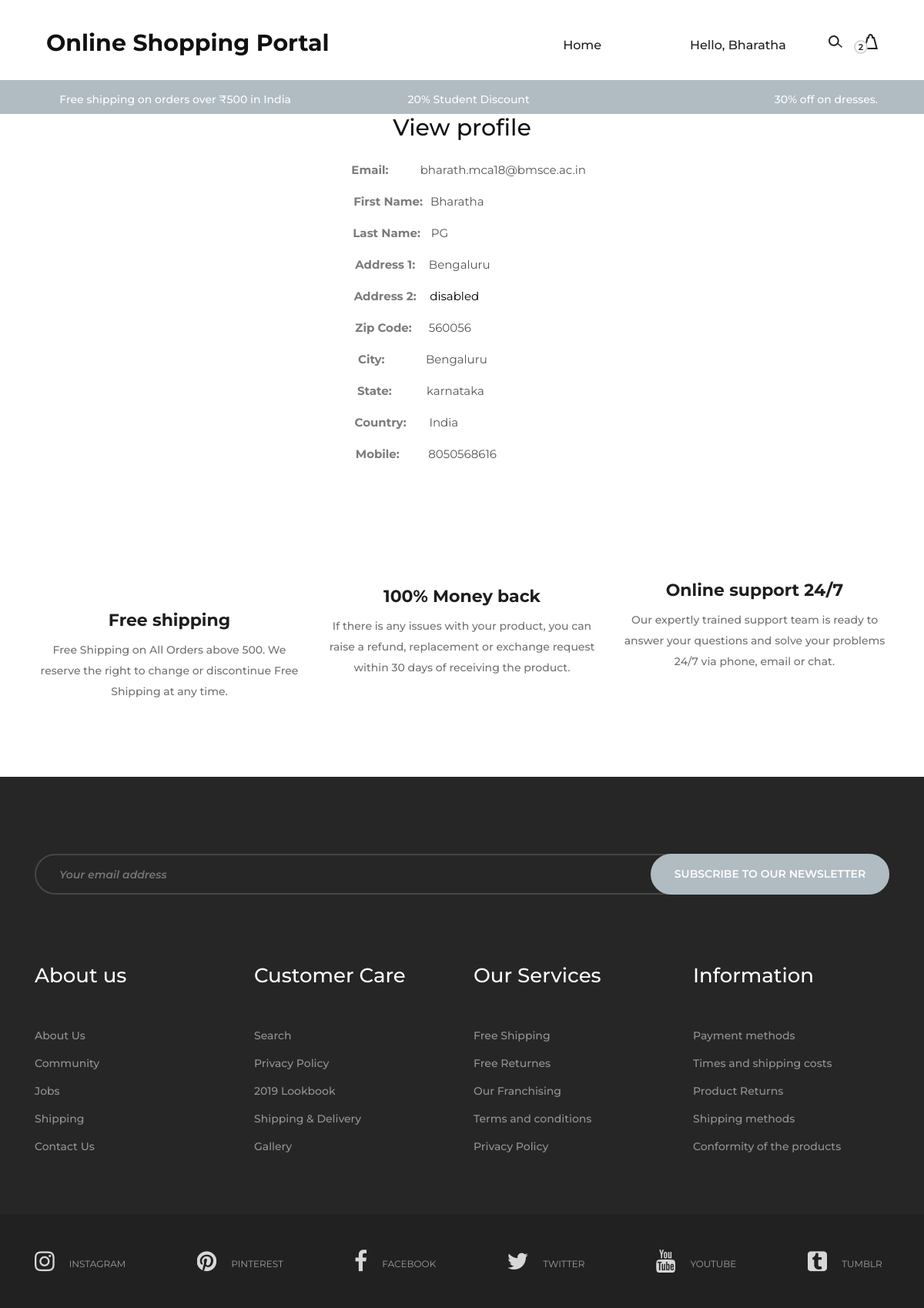
/account/profile/view (signed in), run on an earlier commit of the app's database.
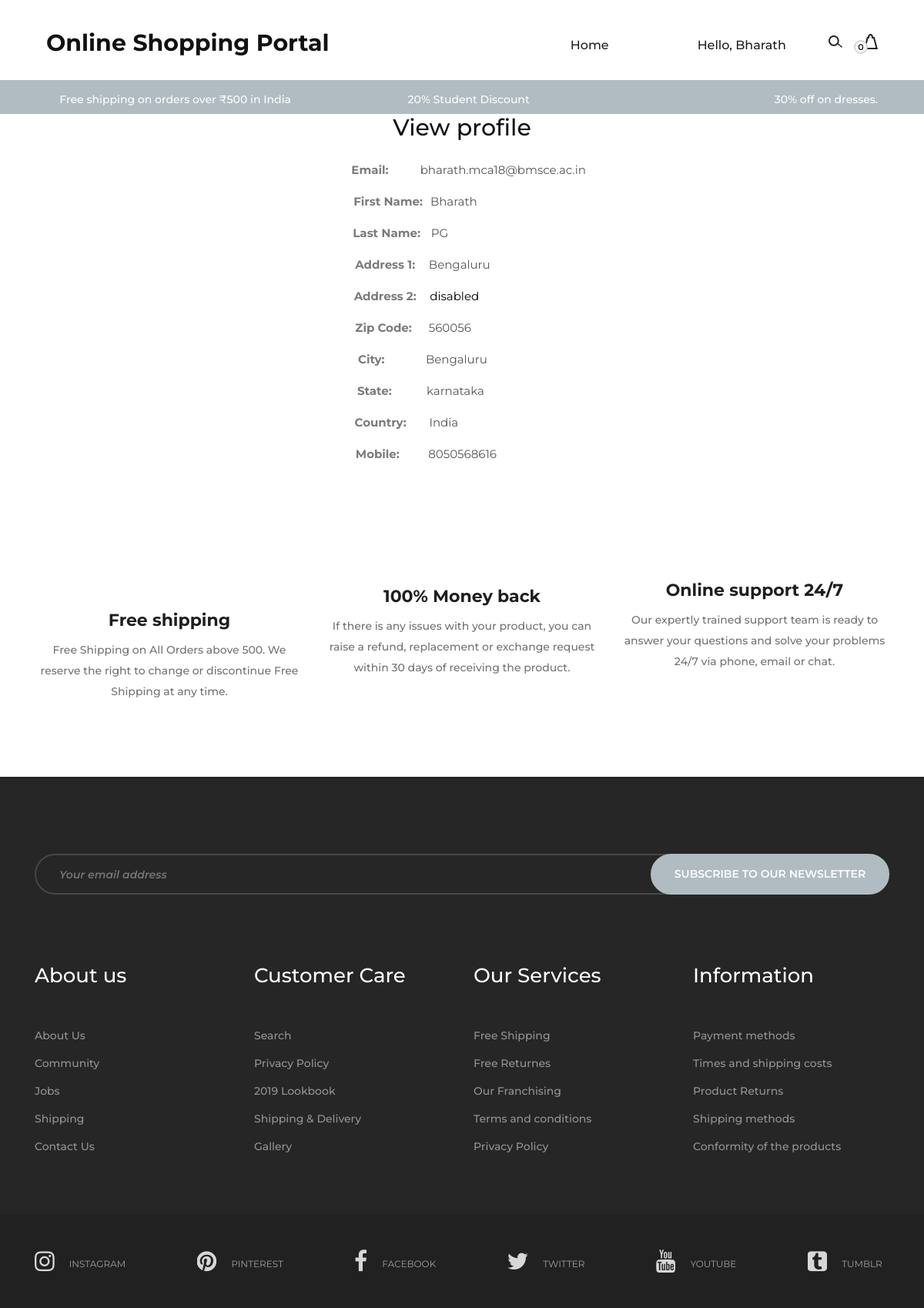
And on a later commit of the database.
### tables this page shows
CREATE TABLE users 
		(userId INTEGER PRIMARY KEY, 
		password TEXT,
		email TEXT,
		firstName TEXT,
		lastName TEXT,
		address1 TEXT,
		address2 TEXT,
		zipcode TEXT,
		city TEXT,
		state TEXT,
		country TEXT, 
		phone TEXT
		);

### main.py (the view)
@app.route("/account/profile/view")
def viewProfile():
    if 'email' not in session:
        return redirect(url_for('root'))
    loggedIn, firstName, noOfItems = getLoginDetails()
    with sqlite3.connect('database.db') as conn:
        cur = conn.cursor()
        cur.execute("SELECT userId, email, firstName, lastName, address1, address2, zipcode, city, state, country, phone FROM users WHERE email = ?", (session['email'], ))
        profileData = cur.fetchone()
    conn.close()
    return render_template("viewProfile.html", profileData=profileData, loggedIn=loggedIn, firstName=firstName, noOfItems=noOfItems)

### main.py (called while the page is built)
def getLoginDetails():
    with sqlite3.connect('database.db') as conn:
        cur = conn.cursor()
        if 'email' not in session:
            loggedIn = False
            firstName = ''
            noOfItems = 0
        else:
            loggedIn = True
            cur.execute("SELECT userId, firstName FROM users WHERE email = ?", (session['email'], ))
            userId, firstName = cur.fetchone()
            cur.execute("SELECT count(productId) FROM kart WHERE userId = ?", (userId, ))
            noOfItems = cur.fetchone()[0]
    conn.close()
    return (loggedIn, firstName, noOfItems)

### templates/viewProfile.html (shortened to what the changed rows need)
<!DOCTYPE HTML>
<html>
<head>
<head>
    <link rel="stylesheet" href={{ url_for('static', filename="bharath/css/bootstrap.min.css")}} type="text/css" />
    <link rel="stylesheet" href={{ url_for('static', filename="bharath/css/font-awesome.min.css")}} type="text/css" />
    <link rel="stylesheet" href={{ url_for('static', filename="bharath/css/nice-select.css")}} type="text/css"/>
    <link rel="stylesheet" href={{ url_for('static', filename="bharath/css/owl.carousel.min.css")}} type="text/css"/>
    <link rel="stylesheet" href={{ url_for('static', filename="bharath/css/magnific-popup.css")}} type="text/css"/>
    <link rel="stylesheet" href={{ url_for('static', filename="bharath/css/slicknav.min.css")}} type="text/css"/>
    <link rel="stylesheet" href={{ url_for('static', filename="bharath/css/style.css")}} type="text/css"/>
</head>
<body>
    <header class="header-section">
        <div class="container-fluid">
            <div class="inner-header">
                <div class="header-right">
                    <a href="/cart"><img src={{ url_for('static', filename="bharath/img/icons/bag.png" )}} alt=""/>
                        <span>{{noOfItems}}</span>
                    </a>
                </div>
                {% if not loggedIn %}
                <div class="user-access">
                    <a href="/loginForm" >Sign in</a>
                </div>
                {% else %}
                    <div>
                        <nav class="main-menu mobile-menu">
                            <ul>
                                <li><a href="">Hello, {{firstName}}</a>
                            </li>
                        </ul>
                    </nav>
                    </div>
                    {% endif %}
            </div>
        </div>
    </header>
</body>
	<body>
<center>
<div class="display" >
	<h3>View profile</h3><br>
    <form action="/updateProfile" method="POST">
		<p><b style="padding-left: 50px;">Email:</b>&nbsp;&nbsp;&nbsp;&nbsp;&nbsp;&nbsp;&nbsp;&nbsp;&nbsp;&nbsp;<input type="email" style=" background: none; border-top-style: hidden;	border-right-style: hidden;
			border-left-style: hidden; border-bottom-style:hidden ; width: 250px; " name="email"  value={{profileData[1]}} disabled ></p>
		<p><b>First Name:</b>&nbsp;&nbsp;<input type="text"  name="firstName" style="border-top-style: hidden;	border-right-style: hidden;
			border-left-style: hidden; border-bottom-style:hidden ; background: none;" value={{profileData[2]}} disabled></p>
		<p><b>Last Name:</b> &nbsp;&nbsp;<input type="text" name="lastName" style="border-top-style: hidden;	border-right-style: hidden;
			border-left-style: hidden; border-bottom-style:hidden ; background: none;" value={{profileData[3]}} disabled></p>
		<p><b>Address 1:</b> &nbsp;&nbsp;&nbsp;<input type="text" name="address1" style="border-top-style: hidden;	border-right-style: hidden;
			border-left-style: hidden; border-bottom-style:hidden ; background: none;" value={{profileData[4]}} disabled></p>
		<p><b>Zip Code: </b>&nbsp;&nbsp;&nbsp;&nbsp;<input type="text" name="zipcode" style="border-top-style: hidden;	border-right-style: hidden;
			border-left-style: hidden; border-bottom-style:hidden ; background: none;" value={{profileData[6]}} disabled></p>
		<p><b>City: </b>&nbsp;&nbsp;&nbsp;&nbsp;&nbsp;&nbsp;&nbsp;&nbsp;&nbsp;&nbsp;&nbsp;&nbsp;<input type="text" style="border-top-style: hidden;	border-right-style: hidden;
			border-left-style: hidden; border-bottom-style:hidden ; background: none;" name="city" value={{profileData[7]}} disabled></p>
		<p><b>State:</b> &nbsp;&nbsp;&nbsp;&nbsp;&nbsp;&nbsp;&nbsp;&nbsp;&nbsp;&nbsp;<input type="text" name="state" style="border-top-style: hidden;	border-right-style: hidden;
			border-left-style: hidden; border-bottom-style:hidden ; background: none;" value={{profileData[8]}} disabled></p>
		<p><b>Country: </b>&nbsp;&nbsp;&nbsp;&nbsp;&nbsp;&nbsp;<input type="text" style="border-top-style: hidden;	border-right-style: hidden;
			border-left-style: hidden; border-bottom-style:hidden ; background: none;" name="country" value={{profileData[9]}} disabled></p>
		<p><b>Mobile:</b>&nbsp;&nbsp;&nbsp;&nbsp;&nbsp;&nbsp;&nbsp;&nbsp; <input type="text" style="border-top-style: hidden;	border-right-style: hidden;
			border-left-style: hidden; border-bottom-style:hidden ; background: none;" name="phone" value={{profileData[10]}} disabled></p>
	</form>
</div></center>
</body>
</html>

What changed in the data, as far as the page shows it:
changed users "bharath.mca18@bmsce.ac.in": firstName "Bharatha" → "Bharath"
Also different on the page:
{{ noOfItems }}: "2" → "0"
